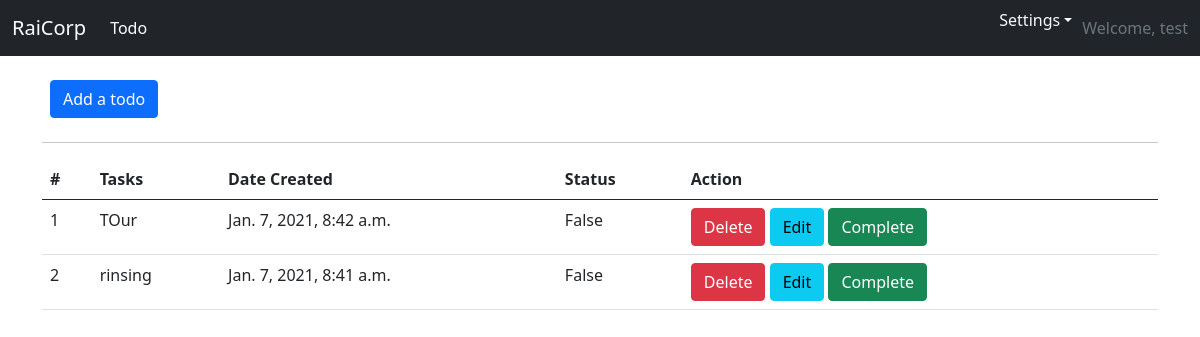
The app's page /todo/ (signed in), older data.
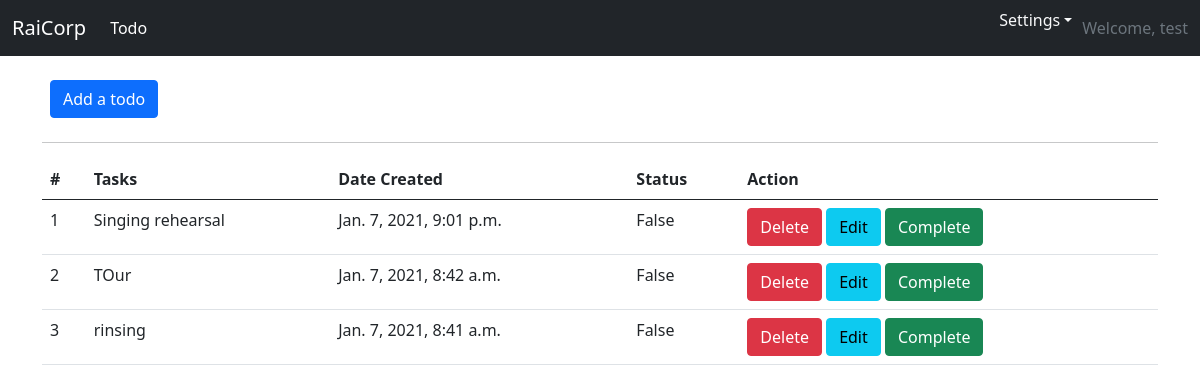
The same page, newer data.
### todo/models.py (models this page shows, shortened)
class Todo(models.Model):
    user = models.ForeignKey(User, on_delete=models.CASCADE, related_name="todo", null=True)
    title = models.TextField()
    created_at = models.DateTimeField(auto_now_add=True)
    completed = models.BooleanField(default=False)

### todo/views.py (the view)
# urls.py: 2. Add a URL to urlpatterns:  path('', Home.as_view(), name='home')
@login_required(login_url='users:login')
def Home(request):
    todos = Todo.objects.filter(user__id=request.user.id).order_by('-created_at')
    context = {
        'todos': todos
    }
    return render(request, 'todohome.html', context)

### templates/todohome.html (shortened to what this page needs)
{% extends 'base.html' %}
{% block content %}
<div class="container mt-3">
  <a href="{% url 'todoadd'%}" class="m-2 btn btn-primary">Add a todo</a>
  <hr>
  {% if todos.exists %}
  <table class="table">
    <thead>
      <tr>
        <th scope="col">#</th>
        <th scope="col">Tasks</th>
        <th scope="col">Date Created</th>
        <th scope="col">Status</th>
        <th scope="col">Action</th>
      </tr>
    </thead>
    <tbody>
      {% for todo in todos %}
      <tr>
        <td scope="row">{{forloop.counter}}</td>
        {% if todo.completed == True %}
        <td><strike>{{todo.title}}</strike></td>
        {% else %}
        <td>{{todo.title}}</td>
        {% endif %}
        <td>{{todo.created_at}}</td>
        <td>{{todo.completed}}</td>
        <td>
          <a ahref="#" type="button" class="btn btn-danger" data-bs-toggle="modal"
            data-bs-target="#todoModal">Delete</a>
          {% if  todo.completed == True %}
          <a href="#" class="btn btn-success disabled">Completed</a>
          <a href="#" class="btn btn-info disabled">Edit</a>
          {% else %}
          <a href="{% url 'todoedit' todo.id %}" class="btn btn-info">Edit</a>
          <a href="{% url 'todocomplete' todo.id %}" class="btn btn-success">Complete</a>
          {% endif %}
        </td>
      </tr>
      {% endfor %}
    </tbody>
  </table>
  {% else %}
      <h3 class="mt-4 text-center">No todos found!</h3>
      <h5 class="text-center">:) </h5>
  {% endif %}
</div>
{% endblock content %}

### templates/base.html (shortened to what this page needs)
{% load static %}
<!doctype html>
<html lang="en">
  <head>
    <link href="https://cdn.jsdelivr.net/npm/bootstrap@5.0.0-beta1/dist/css/bootstrap.min.css" rel="stylesheet">
  </head>
  <body>
    {% include 'navbar.html' %}
    {% block content %}
    {% endblock content %}
  </body>
</html>

### templates/navbar.html (shortened to what this page needs)
<nav class="navbar navbar-expand-lg navbar-dark bg-dark">
  <div class="container-fluid">
    <a class="navbar-brand" href="{% url 'index' %}">RaiCorp</a>
    <div class="collapse navbar-collapse" id="navbarSupportedContent">
      <ul class="navbar-nav me-auto mb-2 mb-lg-0">
        {% if request.user.is_authenticated %}
        <li class="nav-item">
          <a class="nav-link active" aria-current="page" href="{% url 'todohome' %}">Todo</a>
        </li>
        {% endif %}
      </ul>
      <div style="margin-right: 10px;">
        <div class="dropdown">
          <p class="text-light dropdown-toggle" href="#" id="navbarDropdown" role="button" data-bs-toggle="dropdown" aria-expanded="false">Settings</p>
        </div>
      </div>
      {% if request.user.is_authenticated %}
      <div class="text-secondary">Welcome, {{request.user}}</div>
      {% endif %}
    </div>
  </div>
</nav>

Row changes from the older to the newer data that the page shows:
added Todo: title "Singing rehearsal", created_at "Jan. 7, 2021, 9:01 p.m.", completed "False", shows "Edit"
